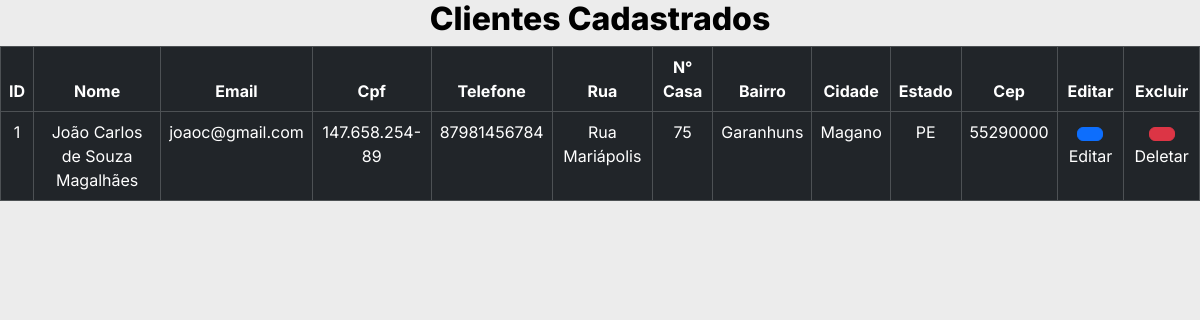
Page /clientes_cadastrados on the committed database.
### tables this page shows
CREATE TABLE "clientes"(
        "ID_clientes" INTEGER PRIMARY KEY AUTOINCREMENT,
        "nome"      TEXT,
        "email"     TEXT,
        "cpf"       TEXT,
        "telefone"  TEXT,
        "rua"       TEXT,
        "numero"    TEXT,
        "bairro"    TEXT,
        "cidade"    TEXT,
        "estado"    TEXT,
        "cep"       TEXT
        );

### cliente.py (the view)
@bp_clientes.route('/clientes_cadastrados')
def clientes_cadastrados():
    con = sql.connect("goservice.db")
    con.row_factory = sql.Row
    cur = con.cursor()
    cur.execute("select * from clientes")
    data = cur.fetchall()
    return render_template('clientes/cadastrados.html', dados=data)

### templates/clientes/cadastrados.html (shortened to what this page needs)
{% extends 'clientes/base/base_cadastrados.html' %}
{% block customCSS %}
<link rel="stylesheet" href="{{ url_for('static', filename='css/estilosCli/estilo_lista.css') }}">
{% endblock %}
{% block body %}
  <h3 class="titulo__pagina">Clientes Cadastrados</h3>
  <table class="table table-bordered table-dark bg-dark tabela">
    <thead>
      <tr>
        <th scope="col">ID</th>
        <th scope="col">Nome</th>
        <th scope="col">Email</th>
        <th scope="col">Cpf</th>
        <th scope="col">Telefone</th>
        <th scope="col">Rua</th>
        <th scope="col">N° Casa</th>
        <th scope="col">Bairro</th>
        <th scope="col">Cidade</th>
        <th scope="col">Estado</th>
        <th scope="col">Cep</th>
        <th scope="col">Editar</th>
        <th scope="col">Excluir</th>
      </tr>
    </thead>
    <tbody>
        {% for row in dados %}
      <tr>
        <td>{{loop.index}}</td>
        <td>{{row.NOME}}</td>
        <td>{{row.EMAIL}}</td>
        <td>{{row.CPF}}</td>
        <td>{{row.TELEFONE}}</td>
        <td>{{row.RUA}}</td>
        <td>{{row.NUMERO}}</td>
        <td>{{row.BAIRRO}}</td>
        <td>{{row.CIDADE}}</td>
        <td>{{row.ESTADO}}</td>
        <td>{{row.CEP}}</td>
        <td><a href="{{url_for('clientes.edit_user', idCli=row.ID_clientes)}}" class="btn btn-primary"></a>Editar</td>
        <td><a href="{{url_for('clientes.delete_user', idCli=row.ID_clientes)}}" class="btn btn-danger" onclick="return confirm('Tem certeza que deseja apagar?')"></a>Deletar</td>
      </tr>
      {% endfor %}
    </tbody>
</table>
{% endblock %}

### static/css/estilosCli/estilo_lista.css (style rules this page uses)
:root { --cor-preta: #000; --cor-branca: #FFF; --cor-cinza: #ECECEC; --cor-cinza-escuro: #CBC8C8; --fonte-inter: 'Inter', sans-serif; }
* { margin: 0; padding: 0; box-sizing: border-box; }
body { font-family: 'Inter', sans-serif; background-color: var(--cor-cinza); color: var(--cor-preta); }
.titulo__pagina { text-align: center; font-size: 32px; font-weight: 800; }
th,td { text-align: center; }

### rows in the picture
clientes: NOME "João Carlos de Souza Magalhães", EMAIL "joaoc@gmail.com", CPF "147.658.254-89", TELEFONE "87981456784", RUA "Rua Mariápolis", NUMERO "75", BAIRRO "Garanhuns", CIDADE "Magano", ESTADO "PE", CEP "55290000"
